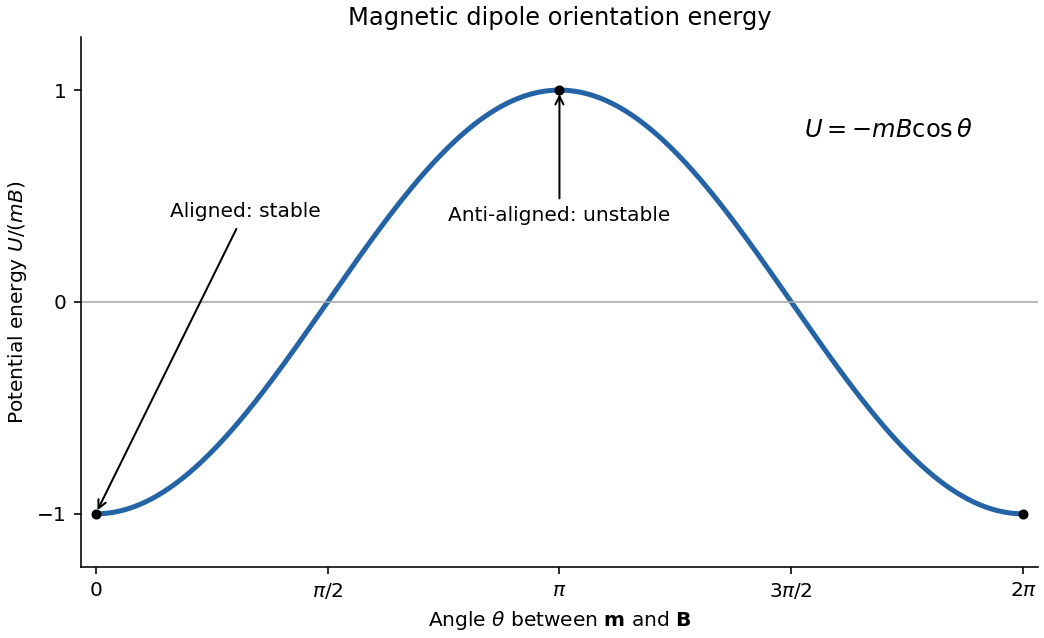

Reproduce this figure in Python.
"""Original permanent-dipole energy plot; output PNG basename in cwd.

Tested with Python 3.14.4, matplotlib 3.10.7 and numpy 2.3.5.
Dependencies are declared in the repository's top-level pyproject.toml.
"""

from pathlib import Path

import matplotlib

matplotlib.use("Agg")
import matplotlib.pyplot as plt
import numpy as np


def main():
    theta = np.linspace(0, 2 * np.pi, 500)
    fig, ax = plt.subplots(figsize=(7.2, 4.4), layout="constrained")
    fig.patch.set_facecolor("white")
    ax.plot(theta, -np.cos(theta), color="#2463a5", lw=2.5)
    ax.axhline(0, color="#aaaaaa", lw=0.8)
    ax.plot([0, np.pi, 2 * np.pi], [-1, 1, -1], "o", color="black", ms=4)
    ax.annotate("Aligned: stable", xy=(0, -1), xytext=(0.50, 0.40),
                fontsize=10, arrowprops={"arrowstyle": "->"})
    ax.annotate("Anti-aligned: unstable", xy=(np.pi, 1),
                xytext=(np.pi, 0.38), ha="center", fontsize=10,
                arrowprops={"arrowstyle": "->"})
    ax.text(4.8, 0.78, r"$U=-mB\cos\theta$", fontsize=12)
    ax.set_xticks([0, np.pi / 2, np.pi, 3 * np.pi / 2, 2 * np.pi],
                  ["0", r"$\pi/2$", r"$\pi$", r"$3\pi/2$", r"$2\pi$"])
    ax.set_yticks([-1, 0, 1])
    ax.set(xlabel=r"Angle $\theta$ between $\mathbf{m}$ and $\mathbf{B}$",
           ylabel=r"Potential energy $U/(mB)$",
           title="Magnetic dipole orientation energy",
           xlim=(-0.10, 2 * np.pi + 0.10), ylim=(-1.25, 1.25))
    ax.spines[["top", "right"]].set_visible(False)
    fig.savefig(Path(__file__).with_suffix(".png").name, dpi=145,
                facecolor="white")
    plt.close(fig)


if __name__ == "__main__":
    main()
